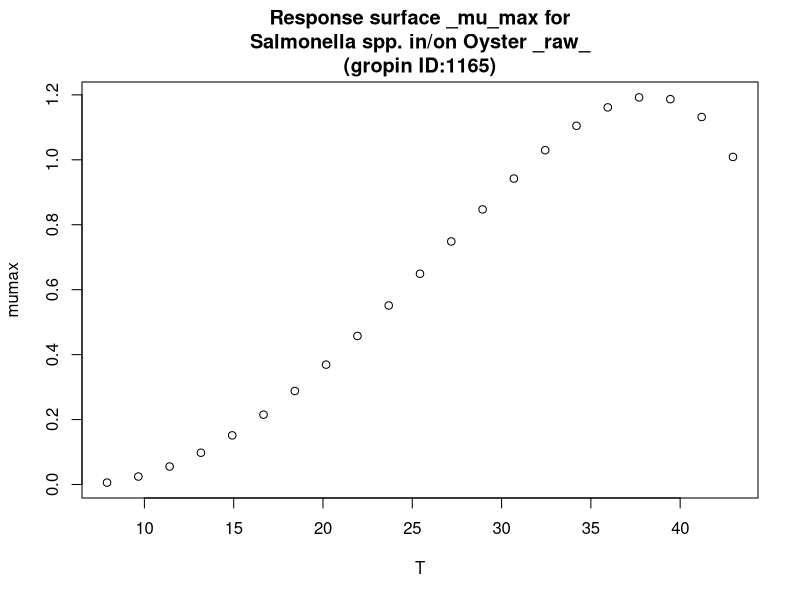

Generate this figure with R:
#############################
# start of Parameter script
#############################
T <- seq(7.9079,42.957042957043,length.out=21)
#############################
# end of Parameter script
#############################
############################# 
# start of Model script Gropin ID 1165 
#############################
 
# constant coefficients for this model
 
variables <- data.frame(T)
argumentsPar <- unique.data.frame(expand.grid(variables))
 
# heart of the model
response_surface <- function(T) {
   mumax <-(1.195*(T-47.97)*((T-6.24)^2))/(((38.37-6.24)*(T-38.37)-(38.37-47.97)*(38.37+6.24-2*T))*(38.37-6.24))

	return(mumax=mumax)
} 

# output parameters
responseSurface <- cbind(argumentsPar,response_surface(argumentsPar['T']))
colnames(responseSurface) <- c(colnames(argumentsPar),'mumax')
#############################
# End of Model script
#############################
############################# 
# start of Visualisation script Gropin ID 1165 
#############################
titleText <-'Response surface _mu_max for
Salmonella spp. in/on Oyster _raw_
(gropin ID:1165)'
plot(T,responseSurface$'mumax',xlab='T',
                          ylab='mumax',main=titleText)
#############################
# End of Visualisation script
#############################
